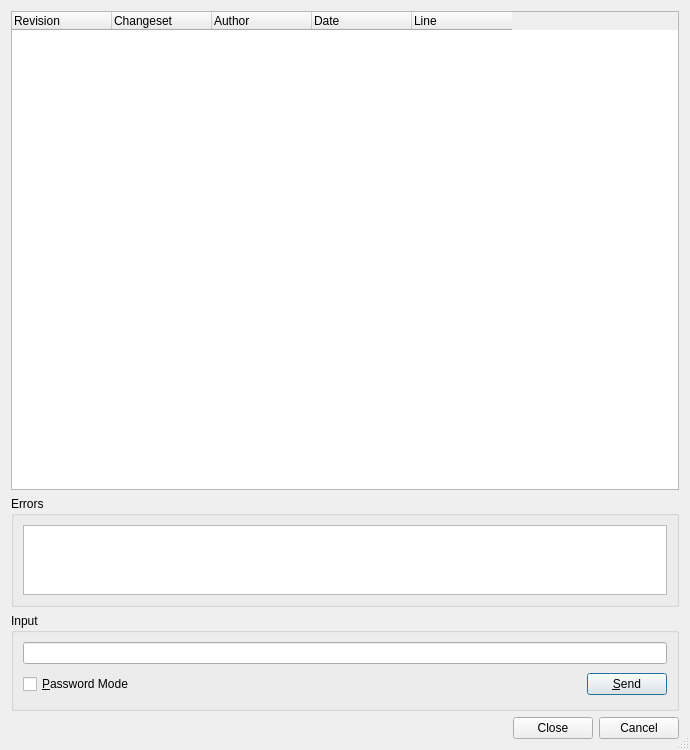
<?xml version="1.0" encoding="UTF-8"?>
<ui version="4.0">
 <class>HgAnnotateDialog</class>
 <widget class="QDialog" name="HgAnnotateDialog">
  <property name="geometry">
   <rect>
    <x>0</x>
    <y>0</y>
    <width>690</width>
    <height>750</height>
   </rect>
  </property>
  <property name="windowTitle">
   <string>Mercurial Annotate</string>
  </property>
  <property name="sizeGripEnabled">
   <bool>true</bool>
  </property>
  <layout class="QVBoxLayout">
   <item>
    <widget class="QTreeWidget" name="annotateList">
     <property name="sizePolicy">
      <sizepolicy hsizetype="Expanding" vsizetype="Expanding">
       <horstretch>0</horstretch>
       <verstretch>6</verstretch>
      </sizepolicy>
     </property>
     <property name="alternatingRowColors">
      <bool>true</bool>
     </property>
     <property name="selectionMode">
      <enum>QAbstractItemView::NoSelection</enum>
     </property>
     <property name="rootIsDecorated">
      <bool>false</bool>
     </property>
     <property name="itemsExpandable">
      <bool>false</bool>
     </property>
     <attribute name="headerStretchLastSection">
      <bool>false</bool>
     </attribute>
     <attribute name="headerStretchLastSection">
      <bool>false</bool>
     </attribute>
     <column>
      <property name="text">
       <string>Revision</string>
      </property>
     </column>
     <column>
      <property name="text">
       <string>Changeset</string>
      </property>
     </column>
     <column>
      <property name="text">
       <string>Author</string>
      </property>
     </column>
     <column>
      <property name="text">
       <string>Date</string>
      </property>
     </column>
     <column>
      <property name="text">
       <string>Line</string>
      </property>
     </column>
    </widget>
   </item>
   <item>
    <widget class="QGroupBox" name="errorGroup">
     <property name="sizePolicy">
      <sizepolicy hsizetype="Preferred" vsizetype="Expanding">
       <horstretch>0</horstretch>
       <verstretch>1</verstretch>
      </sizepolicy>
     </property>
     <property name="title">
      <string>Errors</string>
     </property>
     <layout class="QVBoxLayout">
      <item>
       <widget class="QTextEdit" name="errors">
        <property name="focusPolicy">
         <enum>Qt::NoFocus</enum>
        </property>
        <property name="readOnly">
         <bool>true</bool>
        </property>
        <property name="acceptRichText">
         <bool>false</bool>
        </property>
       </widget>
      </item>
     </layout>
    </widget>
   </item>
   <item>
    <widget class="QGroupBox" name="inputGroup">
     <property name="title">
      <string>Input</string>
     </property>
     <layout class="QGridLayout">
      <item row="1" column="1">
       <spacer>
        <property name="orientation">
         <enum>Qt::Horizontal</enum>
        </property>
        <property name="sizeType">
         <enum>QSizePolicy::Expanding</enum>
        </property>
        <property name="sizeHint" stdset="0">
         <size>
          <width>327</width>
          <height>29</height>
         </size>
        </property>
       </spacer>
      </item>
      <item row="1" column="2">
       <widget class="QPushButton" name="sendButton">
        <property name="toolTip">
         <string>Press to send the input to the hg process</string>
        </property>
        <property name="text">
         <string>&amp;Send</string>
        </property>
        <property name="shortcut">
         <string>Alt+S</string>
        </property>
       </widget>
      </item>
      <item row="0" column="0" colspan="3">
       <widget class="QLineEdit" name="input">
        <property name="toolTip">
         <string>Enter data to be sent to the hg process</string>
        </property>
       </widget>
      </item>
      <item row="1" column="0">
       <widget class="QCheckBox" name="passwordCheckBox">
        <property name="toolTip">
         <string>Select to switch the input field to password mode</string>
        </property>
        <property name="text">
         <string>&amp;Password Mode</string>
        </property>
        <property name="shortcut">
         <string>Alt+P</string>
        </property>
       </widget>
      </item>
     </layout>
    </widget>
   </item>
   <item>
    <widget class="QDialogButtonBox" name="buttonBox">
     <property name="orientation">
      <enum>Qt::Horizontal</enum>
     </property>
     <property name="standardButtons">
      <set>QDialogButtonBox::Cancel|QDialogButtonBox::Close</set>
     </property>
    </widget>
   </item>
  </layout>
 </widget>
 <tabstops>
  <tabstop>annotateList</tabstop>
  <tabstop>input</tabstop>
  <tabstop>passwordCheckBox</tabstop>
  <tabstop>sendButton</tabstop>
 </tabstops>
 <resources/>
 <connections/>
</ui>
